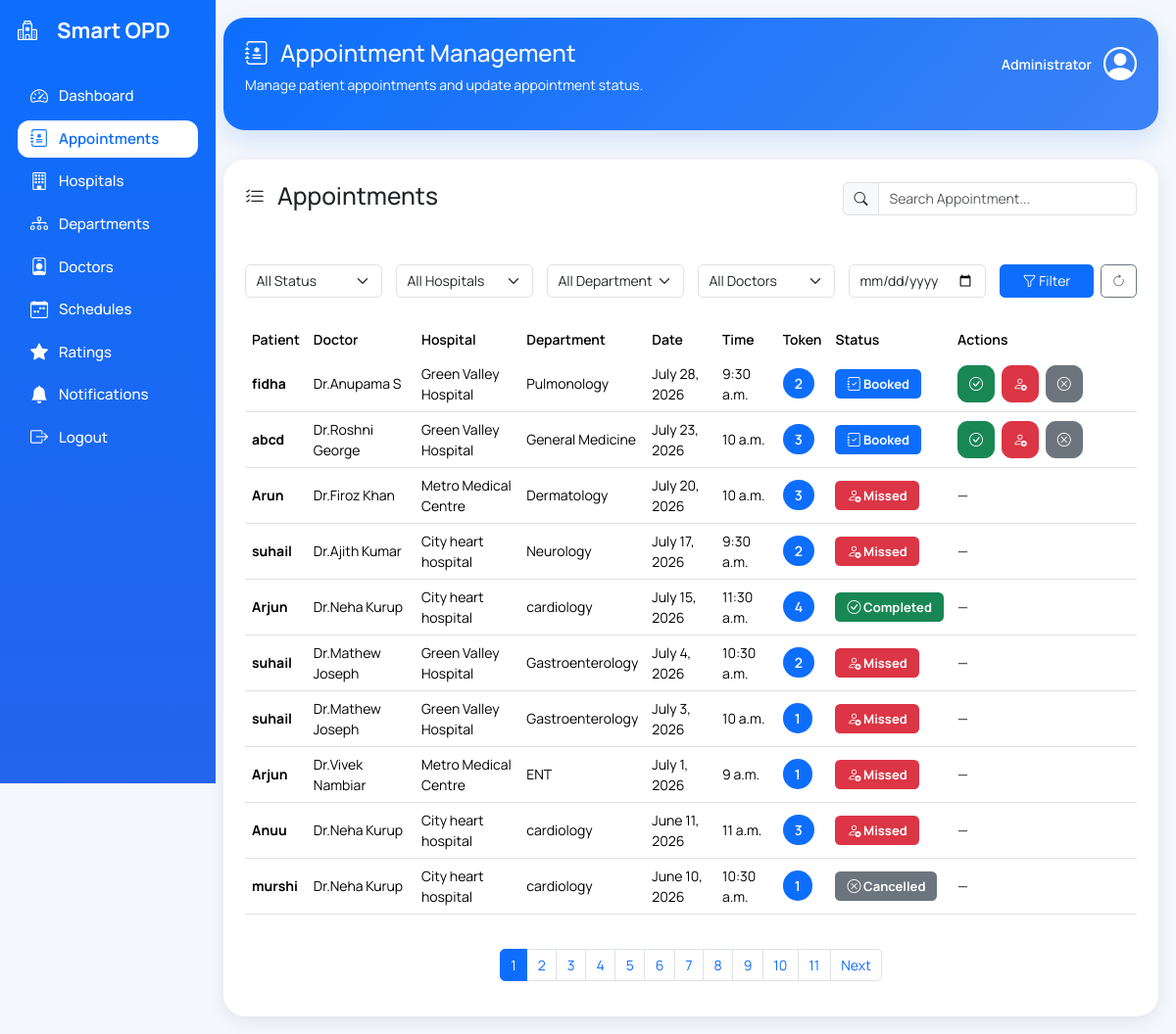
Screenshot of /admin-panel/appointments/ with the database file from the repository.
### opdapp/models.py (models this page shows, shortened)
class Appointment(models.Model):
    STATUS_CHOICES = [
        ('Booked', 'Booked'),
        ('Cancelled', 'Cancelled'),
        ('Completed', 'Completed'),
        ("Missed","Missed"),
        ('Rescheduled', 'Rescheduled'),
    ]
    rescheduled_from = models.DateField(null=True, blank=True)
    user = models.ForeignKey(User, on_delete=models.CASCADE, null=True, blank=True)
    patient = models.ForeignKey(Patient, on_delete=models.CASCADE)
    doctor = models.ForeignKey(Doctor, on_delete=models.CASCADE)
    hospital = models.ForeignKey(Hospital, on_delete=models.CASCADE)
    appointment_date = models.DateField()
    time_slot = models.TimeField()
    token_number = models.IntegerField()
    status = models.CharField(max_length=20, choices=STATUS_CHOICES, default='Booked')
    created_at = models.DateTimeField(auto_now_add=True)

class Patient(models.Model):
    name = models.CharField(max_length=200)
    phone = models.CharField(max_length=15)
    email = models.EmailField(blank=True)
    city = models.CharField(max_length=100)
    created_at = models.DateTimeField(auto_now_add=True)

class Doctor(models.Model):
    user = models.OneToOneField(
    User,
    on_delete=models.CASCADE,
    null=True,
    blank=True
)
    hospital = models.ForeignKey(Hospital, on_delete=models.CASCADE)
    department = models.ForeignKey(Department, on_delete=models.CASCADE)
    name = models.CharField(max_length=200)
    qualification = models.CharField(max_length=200)
    experience_years = models.PositiveIntegerField()
    rating = models.FloatField(default=0.0)
    fee = models.FloatField()
    phone = models.CharField(
    max_length=15,
    blank=True
)
    email = models.EmailField(
    blank=True
)
    image = models.ImageField(
    upload_to="doctor_images/",
    blank=True,
    null=True
)
    is_active = models.BooleanField(default=True)
    is_on_leave = models.BooleanField(default=False)

class Hospital(models.Model):
    name = models.CharField(max_length=200)
    city = models.CharField(max_length=100)
    address = models.TextField()
    latitude = models.FloatField()
    longitude = models.FloatField()
    rating = models.FloatField(default=0.0)
    total_reviews = models.IntegerField(default=0)
    location_name = models.CharField(max_length=255, blank=True, null=True)
    image = models.ImageField(upload_to='hospital_images/', blank=True, null=True)

class Department(models.Model):
    name = models.CharField(max_length=100)
    description = models.TextField(blank=True)

### opdapp/views.py (the view)
def appointment_management(request):
    appointments = Appointment.objects.select_related(
        "patient",
        "doctor",
        "doctor__hospital",
        "doctor__department",
    ).order_by(
        "-appointment_date",
        "time_slot",
    )
    status = request.GET.get("status")
    hospital = request.GET.get("hospital")
    department = request.GET.get("department")
    doctor = request.GET.get("doctor")
    date = request.GET.get("date")
    if status:
        appointments = appointments.filter(status=status)
    if hospital:
        appointments = appointments.filter(
            doctor__hospital_id=hospital
        )
    if department:
        appointments = appointments.filter(
            doctor__department_id=department
        )
    if doctor:
        appointments = appointments.filter(
            doctor_id=doctor
        )
    if date:
        appointments = appointments.filter(
            appointment_date=date
        )
    paginator = Paginator(appointments, 10)
    page = request.GET.get("page")
    appointments = paginator.get_page(page)
    context = {
        "appointments": appointments,
        "hospitals": Hospital.objects.all(),
        "departments": Department.objects.all(),
        "doctors": Doctor.objects.all(),
        "selected_status": status,
        "selected_hospital": hospital,
        "selected_department": department,
        "selected_doctor": doctor,
        "selected_date": date,
    }
    return render(
        request,
        "appointments/appointment_management.html",
        context,
    )

### opdapp/templates/appointments/appointment_management.html (shortened to what this page needs)
{% extends "admin/base_admin.html" %}
{% block appointment_active %}
active
{% endblock %}
{% block content %}
<div class="dashboard-header">
<div class="header-content">
    <div>
        <h1>
            <i class="bi bi-journal-medical"></i>
            Appointment Management
        </h1>
        <p>
            Manage patient appointments and update appointment status.
        </p>
    </div>
    <div class="admin-profile">
        <span>Administrator</span>
        <i class="bi bi-person-circle"></i>
    </div>
</div>
</div>
<div class="main-card">
<div class="d-flex justify-content-between align-items-center mb-4">
<h3>
<i class="bi bi-list-check"></i>
Appointments
</h3>
<div class="search-box">
<div class="input-group">
<span class="input-group-text">
<i class="bi bi-search"></i>
</span>
<input
type="text"
id="appointmentSearch"
class="form-control"
placeholder="Search Appointment...">
</div>
</div>
</div>
<div class="table-responsive">
<form method="GET" class="row g-3 mt-3 mb-3">
<div class="col-md-2">
<select
name="status"
class="form-select">
<option value="">All Status</option>
</select>
</div>
<div class="col-md-2">
<select
name="hospital"
class="form-select">
<option value="">All Hospitals</option>
</select>
</div>
<div class="col-md-2">
<select
name="department"
class="form-select">
<option value="">All Departments</option>
</select>
</div>
<div class="col-md-2">
<select
name="doctor"
class="form-select">
<option value="">All Doctors</option>
</select>
</div>
<div class="col-md-2">
<input
type="date"
name="date"
value="{{ selected_date }}"
class="form-control">
</div>
<div class="col-md-2 d-flex gap-2">
<button
type="submit"
class="btn btn-primary w-100">
<i class="bi bi-funnel"></i>
Filter
</button>
<a
href="{% url 'appointment_management' %}"
class="btn btn-outline-secondary">
<i class="bi bi-arrow-clockwise"></i>
</a>
</div>
</form>
<table
class="table table-hover align-middle"
id="appointmentTable">
<thead>
<tr>
<th onclick="sortTable(0)">Patient</th>
<th onclick="sortTable(1)">Doctor</th>
<th onclick="sortTable(2)">Hospital</th>
<th onclick="sortTable(3)">Department</th>
<th>Date</th>
<th>Time</th>
<th>Token</th>
<th>Status</th>
<th width="190">
Actions
</th>
</tr>
</thead>
<tbody>
{% for a in appointments %}
<tr>
<td>
<strong>
{{ a.patient.name }}
</strong>
</td>
<td>
{{ a.doctor.name }}
</td>
<td>
{{ a.doctor.hospital.name }}
</td>
<td>
{{ a.doctor.department.name }}
</td>
<td>
{{ a.appointment_date }}
</td>
<td>
{{ a.time_slot }}
</td>
<td>
<span class="token-badge">
{{ a.token_number }}
</span>
</td>
<td>
{% if a.status == "Booked" %}
<span class="badge bg-primary">
<i class="bi bi-journal-check"></i>
Booked
</span>
{% elif a.status == "Completed" %}
<span class="badge bg-success">
<i class="bi bi-check-circle"></i>
Completed
</span>
{% elif a.status == "Cancelled" %}
<span class="badge bg-secondary">
<i class="bi bi-x-circle"></i>
Cancelled
</span>
{% elif a.status == "Rescheduled" %}
<span class="badge bg-warning text-dark">
<i class="bi bi-arrow-repeat"></i>
Rescheduled
</span>
{% elif a.status == "Missed" %}
<span class="badge bg-danger">
<i class="bi bi-person-x"></i>
Missed
</span>
{% endif %}
</td>
<td>
{% if a.status == "Booked" or a.status == "Rescheduled" %}
<form method="POST"
action="{% url 'complete_appointment' a.id %}"
style="display:inline;">
<button
class="btn btn-success action-btn"
title="Complete">
<i class="bi bi-check-circle"></i>
</button>
</form>
<form method="POST"
action="{% url 'miss_appointment' a.id %}"
style="display:inline;">
<button
class="btn btn-danger action-btn"
title="Missed">
<i class="bi bi-person-x"></i>
</button>
</form>
<form method="POST"
action="{% url 'cancel_appointment_admin' a.id %}"
style="display:inline;">
<button
class="btn btn-secondary action-btn"
title="Cancel">
<i class="bi bi-x-circle"></i>
</button>
</form>
{% else %}
<span class="text-muted fw-bold">
—
</span>
{% endif %}
</td>
</tr>
{% endfor %}
</tbody>
</table>
</div>
{% if appointments.has_other_pages %}
<nav class="mt-4">
<ul class="pagination justify-content-center">
{% for page in appointments.paginator.page_range %}
<li class="page-item {% if appointments.number == page %}active{% endif %}">
<a
class="page-link"
href="?page={{ page }}">
{{ page }}
</a>
</li>
{% endfor %}
{% if appointments.has_next %}
<li class="page-item">
<a
class="page-link"
href="?page={{ appointments.next_page_number }}">
Next
</a>
</li>
{% endif %}
</ul>
</nav>
{% endif %}
</div>
{% endblock %}

### opdapp/templates/admin/base_admin.html (style rules this page uses)
* { margin:0; padding:0; box-sizing:border-box; font-family: 'Manrope', sans-serif; font-size:14px; }
body { background:#f4f7fc; }

### opdapp/templates/appointments/appointment_management.html (style rules this page uses)
.dashboard-header { background:linear-gradient(135deg,#0d6efd,#3b82f6); color:white; padding:22px; border-radius:22px; margin-bottom:30px; box-shadow:0 10px 25px rgba(13,110,253,.15); }
.header-content { display:flex; justify-content:space-between; align-items:flex-start; }
.admin-profile { display:flex; align-items:center; gap:12px; font-size:16px; font-weight:600; color:white; }
.admin-profile i { font-size:34px; }
.dashboard-header h1 { display:flex; align-items:center; gap:12px; font-size:24px; font-weight:500; }
.dashboard-header h1 i { font-size:24px; }
.main-card { background:white; border-radius:22px; padding:22px; box-shadow:0 5px 18px rgba(0,0,0,.08); }
.search-box { width:300px; }
.table { margin-top:25px; }
.table thead { background:#eef4ff; }
.table th { border:none; font-weight:600; cursor:pointer; }
.table td { vertical-align:middle; }
.action-btn { width:38px; height:38px; border-radius:10px; margin-right:4px; }
.badge { font-size:13px; padding:8px 12px; }
.token-badge { background:#0d6efd; color:white; font-weight:600; border-radius:20px; padding:6px 12px; }
h3 i { font-size:20px !important; margin-right:8px; }

### rows the page displays
Appointment: patient.name "fidha", doctor.name "Dr.Anupama S", doctor.hospital.name "Green Valley Hospital", doctor.department.name "Pulmonology", appointment_date "July 28, 2026", time_slot "9:30 a.m.", token_number "2", status "Booked" (drawn)
Appointment: patient.name "abcd", doctor.name "Dr.Roshni George", doctor.hospital.name "Green Valley Hospital", doctor.department.name "General Medicine", appointment_date "July 23, 2026", time_slot "10 a.m.", token_number "3", status "Booked" (drawn)
Appointment: patient.name "Arun", doctor.name "Dr.Firoz Khan", doctor.hospital.name "Metro Medical Centre", doctor.department.name "Dermatology", appointment_date "July 20, 2026", time_slot "10 a.m.", token_number "3", status "Missed" (drawn)
Appointment: patient.name "suhail", doctor.name "Dr.Ajith Kumar", doctor.hospital.name "City heart hospital", doctor.department.name "Neurology", appointment_date "July 17, 2026", time_slot "9:30 a.m.", token_number "2", status "Missed" (drawn)
Appointment: patient.name "Arjun", doctor.name "Dr.Neha Kurup", doctor.hospital.name "City heart hospital", doctor.department.name "cardiology", appointment_date "July 15, 2026", time_slot "11:30 a.m.", token_number "4", status "Completed" (drawn)
Appointment: patient.name "suhail", doctor.name "Dr.Mathew Joseph", doctor.hospital.name "Green Valley Hospital", doctor.department.name "Gastroenterology", appointment_date "July 4, 2026", time_slot "10:30 a.m.", token_number "2", status "Missed" (drawn)
Appointment: patient.name "suhail", doctor.name "Dr.Mathew Joseph", doctor.hospital.name "Green Valley Hospital", doctor.department.name "Gastroenterology", appointment_date "July 3, 2026", time_slot "10 a.m.", token_number "1", status "Missed" (drawn)
Appointment: patient.name "Arjun", doctor.name "Dr.Vivek Nambiar", doctor.hospital.name "Metro Medical Centre", doctor.department.name "ENT", appointment_date "July 1, 2026", time_slot "9 a.m.", token_number "1", status "Missed" (drawn)
Appointment: patient.name "Anuu", doctor.name "Dr.Neha Kurup", doctor.hospital.name "City heart hospital", doctor.department.name "cardiology", appointment_date "June 11, 2026", time_slot "11 a.m.", token_number "3", status "Missed" (drawn)
Appointment: patient.name "murshi", doctor.name "Dr.Neha Kurup", doctor.hospital.name "City heart hospital", doctor.department.name "cardiology", appointment_date "June 10, 2026", time_slot "10:30 a.m.", token_number "1", status "Cancelled" (drawn)

### other values shown
{{ page }} "1" "2" "3" "4" "5" "6" "7" "8" "9" "10" "11"
